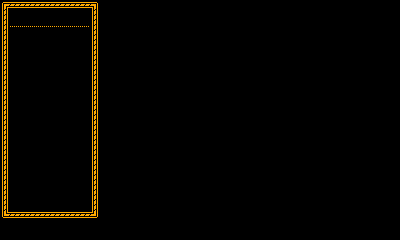

Rendered tile map (Tiled .tmx) drawn with the repository's tilesets; below, a short description and the full map source, tile grids included:
An orthogonal 40x24 tile map with 10x10 px tiles, 1 tile layer (Tile Layer 1).

<map version="1.9" tiledversion="1.9.2" orientation="orthogonal" renderorder="right-down" width="40" height="24" tilewidth="10" tileheight="10" infinite="0" nextlayerid="2" nextobjectid="1">
 <tileset firstgid="1" source="bricker-0.tsx" />
 <layer id="1" name="Tile Layer 1" width="40" height="24">
  <data encoding="csv">
42,41,41,41,41,41,41,41,41,43,0,0,0,0,0,0,0,0,0,0,0,0,0,0,0,0,0,0,0,0,0,0,0,0,0,0,0,0,0,0,
81,201,201,201,201,201,201,201,201,81,0,0,0,0,0,0,0,0,0,0,0,0,0,0,0,0,0,0,0,0,0,0,0,0,0,0,0,0,0,0,
81,103,103,103,103,103,103,103,103,81,0,0,0,0,0,0,0,0,0,0,0,0,0,0,0,0,0,0,0,0,0,0,0,0,0,0,0,0,0,0,
81,201,201,201,201,201,201,201,201,81,0,0,0,0,0,0,0,0,0,0,0,0,0,0,0,0,0,0,0,0,0,0,0,0,0,0,0,0,0,0,
81,201,201,201,201,201,201,201,201,81,0,0,0,0,0,0,0,0,0,0,0,0,0,0,0,0,0,0,0,0,0,0,0,0,0,0,0,0,0,0,
81,201,201,201,201,201,201,201,201,81,0,0,0,0,0,0,0,0,0,0,0,0,0,0,0,0,0,0,0,0,0,0,0,0,0,0,0,0,0,0,
81,201,201,201,201,201,201,201,201,81,0,0,0,0,0,0,0,0,0,0,0,0,0,0,0,0,0,0,0,0,0,0,0,0,0,0,0,0,0,0,
81,201,201,201,201,201,201,201,201,81,0,0,0,0,0,0,0,0,0,0,0,0,0,0,0,0,0,0,0,0,0,0,0,0,0,0,0,0,0,0,
81,201,201,201,201,201,201,201,201,81,0,0,0,0,0,0,0,0,0,0,0,0,0,0,0,0,0,0,0,0,0,0,0,0,0,0,0,0,0,0,
81,201,201,201,201,201,201,201,201,81,0,0,0,0,0,0,0,0,0,0,0,0,0,0,0,0,0,0,0,0,0,0,0,0,0,0,0,0,0,0,
81,201,201,201,201,201,201,201,201,81,0,0,0,0,0,0,0,0,0,0,0,0,0,0,0,0,0,0,0,0,0,0,0,0,0,0,0,0,0,0,
81,201,201,201,201,201,201,201,201,81,0,0,0,0,0,0,0,0,0,0,0,0,0,0,0,0,0,0,0,0,0,0,0,0,0,0,0,0,0,0,
81,201,201,201,201,201,201,201,201,81,0,0,0,0,0,0,0,0,0,0,0,0,0,0,0,0,0,0,0,0,0,0,0,0,0,0,0,0,0,0,
81,201,201,201,201,201,201,201,201,81,0,0,0,0,0,0,0,0,0,0,0,0,0,0,0,0,0,0,0,0,0,0,0,0,0,0,0,0,0,0,
81,201,201,201,201,201,201,201,201,81,0,0,0,0,0,0,0,0,0,0,0,0,0,0,0,0,0,0,0,0,0,0,0,0,0,0,0,0,0,0,
81,201,201,201,201,201,201,201,201,81,0,0,0,0,0,0,0,0,0,0,0,0,0,0,0,0,0,0,0,0,0,0,0,0,0,0,0,0,0,0,
81,201,201,201,201,201,201,201,201,81,0,0,0,0,0,0,0,0,0,0,0,0,0,0,0,0,0,0,0,0,0,0,0,0,0,0,0,0,0,0,
81,201,201,201,201,201,201,201,201,81,0,0,0,0,0,0,0,0,0,0,0,0,0,0,0,0,0,0,0,0,0,0,0,0,0,0,0,0,0,0,
81,201,201,201,201,201,201,201,201,81,0,0,0,0,0,0,0,0,0,0,0,0,0,0,0,0,0,0,0,0,0,0,0,0,0,0,0,0,0,0,
81,201,201,201,201,201,201,201,201,81,0,0,0,0,0,0,0,0,0,0,0,0,0,0,0,0,0,0,0,0,0,0,0,0,0,0,0,0,0,0,
81,201,201,201,201,201,201,201,201,81,0,0,0,0,0,0,0,0,0,0,0,0,0,0,0,0,0,0,0,0,0,0,0,0,0,0,0,0,0,0,
82,41,41,41,41,41,41,41,41,83,0,0,0,0,0,0,0,0,0,0,0,0,0,0,0,0,0,0,0,0,0,0,0,0,0,0,0,0,0,0,
0,0,0,0,0,0,0,0,0,0,0,0,0,0,0,0,0,0,0,0,0,0,0,0,0,0,0,0,0,0,0,0,0,0,0,0,0,0,0,0,
0,0,0,0,0,0,0,0,0,0,0,0,0,0,0,0,0,0,0,0,0,0,0,0,0,0,0,0,0,0,0,0,0,0,0,0,0,0,0,0
</data>
 </layer>
</map>